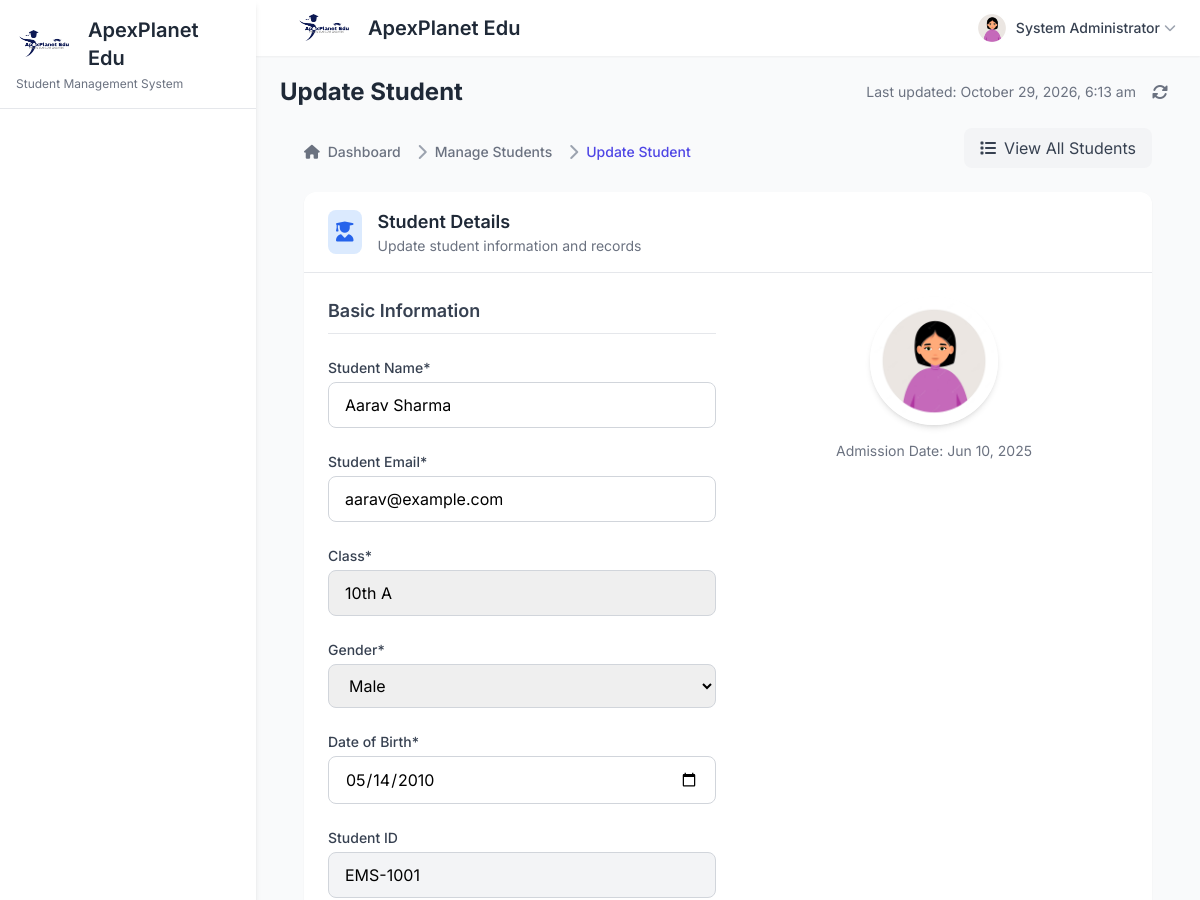
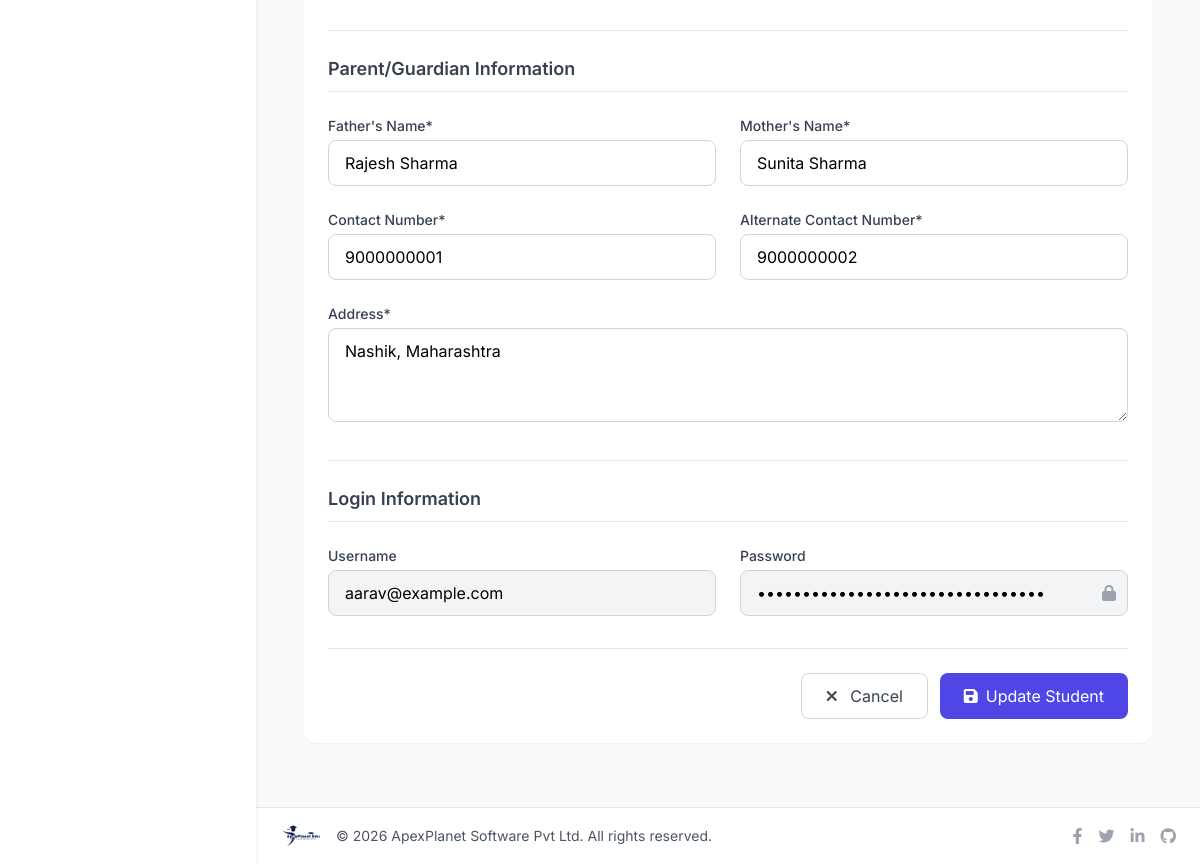
Screenshot of /edit-student-detail.php?editid=1 (signed in) with the database file from the repository (2 pictures, top to bottom).
### tables this page shows
CREATE TABLE `tblstudent` (
  `ID` int(10) NOT NULL AUTO_INCREMENT,
  `StudentName` varchar(200) DEFAULT NULL,
  `StudentEmail` varchar(200) DEFAULT NULL,
  `StudentClass` varchar(100) DEFAULT NULL,
  `Gender` varchar(50) DEFAULT NULL,
  `DOB` date DEFAULT NULL,
  `StuID` varchar(200) DEFAULT NULL,
  `FatherName` mediumtext DEFAULT NULL,
  `MotherName` mediumtext DEFAULT NULL,
  `ContactNumber` bigint(10) DEFAULT NULL,
  `AltenateNumber` bigint(10) DEFAULT NULL,
  `Address` mediumtext DEFAULT NULL,
  `UserName` varchar(200) DEFAULT NULL,
  `Password` varchar(200) DEFAULT NULL,
  `Image` varchar(200) DEFAULT NULL,
  `DateofAdmission` timestamp NULL DEFAULT CURRENT_TIMESTAMP,
  PRIMARY KEY (`ID`),
  UNIQUE KEY `uq_tblstudent_stuid` (`StuID`),
  UNIQUE KEY `uq_tblstudent_username` (`UserName`),
  KEY `idx_tblstudent_class` (`StudentClass`),
  KEY `idx_tblstudent_admission` (`DateofAdmission`)
);

CREATE TABLE `tblclass` (
  `ID` int(10) NOT NULL AUTO_INCREMENT,
  `ClassName` varchar(100) NOT NULL,
  `Section` varchar(100) NOT NULL,
  `CreationDate` timestamp NULL DEFAULT CURRENT_TIMESTAMP,
  PRIMARY KEY (`ID`),
  KEY `idx_tblclass_name_section` (`ClassName`, `Section`)
);

### edit-student-detail.php (the view, shortened to what this page needs)
<?php
include('includes/dbconnection.php');
if (strlen($_SESSION['sturecmsaid']) == 0) {
  header('location:logout.php');
} else {
  $pageTitle = 'Update Student';
  include_once('includes/header.php');
?>
<div class="px-6 py-4">
  <div class="flex flex-col md:flex-row justify-between items-start md:items-center mb-6" data-aos="fade-down">
    <div>
      <nav class="flex mt-2" aria-label="Breadcrumb">
        <ol class="inline-flex items-center space-x-1 md:space-x-2">
          <li class="inline-flex items-center">
            <a href="dashboard.php" class="inline-flex items-center text-sm font-medium text-gray-500 hover:text-primary">
              <i class="fas fa-home mr-2"></i>
              Dashboard
            </a>
          </li>
          <li class="inline-flex items-center">
            <i class="fas fa-chevron-right text-gray-400 mx-2"></i>
            <a href="manage-students.php" class="text-sm font-medium text-gray-500 hover:text-primary">
              Manage Students
            </a>
          </li>
          <li aria-current="page">
            <div class="flex items-center">
              <i class="fas fa-chevron-right text-gray-400 mx-2"></i>
              <span class="text-sm font-medium text-primary">Update Student</span>
            </div>
          </li>
        </ol>
      </nav>
    </div>
    <a href="manage-students.php" class="mt-4 md:mt-0 inline-flex items-center px-4 py-2 bg-gray-100 text-gray-700 rounded-lg hover:bg-gray-200 transition-colors">
      <i class="fas fa-list mr-2"></i> View All Students
    </a>
  </div>
  <div class="bg-white rounded-xl shadow-sm overflow-hidden max-w-6xl mx-auto" data-aos="fade-up">
    <div class="px-6 py-4 border-b">
      <div class="flex items-center">
        <div class="p-2 bg-blue-100 text-blue-600 rounded-lg mr-4">
          <i class="fas fa-user-graduate text-xl"></i>
        </div>
        <div>
          <h3 class="text-lg font-semibold text-gray-800">Student Details</h3>
          <p class="text-sm text-gray-500">Update student information and records</p>
        </div>
      </div>
    </div>
    <?php
    $eid = $_GET['editid'];
    $sql = "SELECT tblstudent.*, tblclass.ClassName, tblclass.Section
            FROM tblstudent JOIN tblclass ON tblclass.ID=tblstudent.StudentClass
            WHERE tblstudent.ID=:eid";
    $query = $dbh->prepare($sql);
    $query->bindParam(':eid', $eid, PDO::PARAM_STR);
    $query->execute();
    $results = $query->fetchAll(PDO::FETCH_OBJ);
    if($query->rowCount() > 0) {
      foreach($results as $row) {
    ?>
    <form class="p-6" method="post" onsubmit="return validateStudentForm()">
      <div class="grid grid-cols-1 md:grid-cols-2 gap-6">
        <div class="space-y-6">
          <h4 class="text-lg font-semibold text-gray-700 border-b pb-2">Basic Information</h4>
          <div>
            <label for="stuname" class="block text-sm font-medium text-gray-700 mb-1">Student Name*</label>
            <input
              type="text"
              id="stuname"
              name="stuname"
              value="<?php echo htmlspecialchars($row->StudentName); ?>"
              class="w-full px-4 py-2.5 rounded-lg border border-gray-300 focus:ring-2 focus:ring-primary focus:border-primary transition-all"
              required
              maxlength="50"
            >
          </div>
          <div>
            <label for="stuemail" class="block text-sm font-medium text-gray-700 mb-1">Student Email*</label>
            <input
              type="email"
              id="stuemail"
              name="stuemail"
              value="<?php echo htmlspecialchars($row->StudentEmail); ?>"
              class="w-full px-4 py-2.5 rounded-lg border border-gray-300 focus:ring-2 focus:ring-primary focus:border-primary transition-all"
              required
              pattern="[a-z0-9._%+-]+@[a-z0-9.-]+\.[a-z]{2,}$"
            >
          </div>
          <div>
            <label for="stuclass" class="block text-sm font-medium text-gray-700 mb-1">Class*</label>
            <select
              id="stuclass"
              name="stuclass"
              class="w-full px-4 py-2.5 rounded-lg border border-gray-300 focus:ring-2 focus:ring-primary focus:border-primary transition-all appearance-none"
              required
            >
              <option value="<?php echo htmlspecialchars($row->StudentClass); ?>" selected>
                <?php echo htmlspecialchars($row->ClassName) . ' ' . htmlspecialchars($row->Section); ?>
              </option>
            </select>
          </div>
          <div>
            <label for="gender" class="block text-sm font-medium text-gray-700 mb-1">Gender*</label>
            <select
              id="gender"
              name="gender"
              class="w-full px-4 py-2.5 rounded-lg border border-gray-300 focus:ring-2 focus:ring-primary focus:border-primary transition-all"
              required
            >
              <option value="<?php echo htmlspecialchars($row->Gender); ?>" selected><?php echo htmlspecialchars($row->Gender); ?></option>
            </select>
          </div>
          <div>
            <label for="dob" class="block text-sm font-medium text-gray-700 mb-1">Date of Birth*</label>
            <input
              type="date"
              id="dob"
              name="dob"
              value="<?php echo htmlspecialchars($row->DOB); ?>"
              class="w-full px-4 py-2.5 rounded-lg border border-gray-300 focus:ring-2 focus:ring-primary focus:border-primary transition-all"
              required
              max="<?php echo date('Y-m-d'); ?>"
            >
          </div>
          <div>
            <label for="stuid" class="block text-sm font-medium text-gray-700 mb-1">Student ID</label>
            <input
              type="text"
              id="stuid"
              name="stuid"
              value="<?php echo htmlspecialchars($row->StuID); ?>"
              class="w-full px-4 py-2.5 rounded-lg border border-gray-300 bg-gray-100 cursor-not-allowed"
              readonly
            >
          </div>
        </div>
        <div class="flex flex-col items-center space-y-4">
          <div class="w-32 h-32 rounded-full overflow-hidden border-4 border-white shadow-md">
            <?php
            $imageName = basename((string) $row->Image);
            $imagePath = 'images/' . $imageName;
            if ($imageName === '' || !is_file(__DIR__ . '/' . $imagePath)) {
              $imagePath = 'assets/images/' . $imageName;
              if ($imageName === '' || !is_file(__DIR__ . '/' . $imagePath)) {
                $imagePath = 'assets/images/faces/face8.jpg';
              }
            }
            ?>
            <img
              src="<?php echo htmlspecialchars($imagePath, ENT_QUOTES, 'UTF-8'); ?>"
              alt="Student Photo"
              class="w-full h-full object-cover"
            >
          </div>
          <div class="text-sm text-gray-500">
            <p>Admission Date: <?php echo date('M j, Y', strtotime($row->DateofAdmission)); ?></p>
          </div>
        </div>
      </div>
      <div class="mt-8 pt-6 border-t">
        <h4 class="text-lg font-semibold text-gray-700 border-b pb-2 mb-6">Parent/Guardian Information</h4>
        <div class="grid grid-cols-1 md:grid-cols-2 gap-6">
          <div>
            <label for="fname" class="block text-sm font-medium text-gray-700 mb-1">Father's Name*</label>
            <input
              type="text"
              id="fname"
              name="fname"
              value="<?php echo htmlspecialchars($row->FatherName); ?>"
              class="w-full px-4 py-2.5 rounded-lg border border-gray-300 focus:ring-2 focus:ring-primary focus:border-primary transition-all"
              required
              maxlength="50"
            >
          </div>
          <div>
            <label for="mname" class="block text-sm font-medium text-gray-700 mb-1">Mother's Name*</label>
            <input
              type="text"
              id="mname"
              name="mname"
              value="<?php echo htmlspecialchars($row->MotherName); ?>"
              class="w-full px-4 py-2.5 rounded-lg border border-gray-300 focus:ring-2 focus:ring-primary focus:border-primary transition-all"
              required
              maxlength="50"
            >
          </div>
          <div>
            <label for="connum" class="block text-sm font-medium text-gray-700 mb-1">Contact Number*</label>
            <input
              type="tel"
              id="connum"
              name="connum"
              value="<?php echo htmlspecialchars($row->ContactNumber); ?>"
              class="w-full px-4 py-2.5 rounded-lg border border-gray-300 focus:ring-2 focus:ring-primary focus:border-primary transition-all"
              required
              pattern="[0-9]{10}"
              maxlength="10"
              minlength="10"
              placeholder="10-digit number"
            >
          </div>
          <div>
            <label for="altconnum" class="block text-sm font-medium text-gray-700 mb-1">Alternate Contact Number*</label>
            <input
              type="tel"
              id="altconnum"
              name="altconnum"
              value="<?php echo htmlspecialchars($row->AltenateNumber); ?>"
              class="w-full px-4 py-2.5 rounded-lg border border-gray-300 focus:ring-2 focus:ring-primary focus:border-primary transition-all"
              required
              pattern="[0-9]{10}"
              maxlength="10"
              minlength="10"
              placeholder="10-digit number"
            >
          </div>
          <div class="md:col-span-2">
            <label for="address" class="block text-sm font-medium text-gray-700 mb-1">Address*</label>
            <textarea
              id="address"
              name="address"
              rows="3"
              class="w-full px-4 py-2.5 rounded-lg border border-gray-300 focus:ring-2 focus:ring-primary focus:border-primary transition-all"
              required
            ><?php echo htmlspecialchars($row->Address); ?></textarea>
          </div>
        </div>
      </div>
      <div class="mt-8 pt-6 border-t">
        <h4 class="text-lg font-semibold text-gray-700 border-b pb-2 mb-6">Login Information</h4>
        <div class="grid grid-cols-1 md:grid-cols-2 gap-6">
          <div>
            <label for="uname" class="block text-sm font-medium text-gray-700 mb-1">Username</label>
            <input
              type="text"
              id="uname"
              value="<?php echo htmlspecialchars($row->UserName); ?>"
              class="w-full px-4 py-2.5 rounded-lg border border-gray-300 bg-gray-100 cursor-not-allowed"
              readonly
            >
          </div>
          <div>
            <label for="password" class="block text-sm font-medium text-gray-700 mb-1">Password</label>
            <div class="relative">
              <input
                type="password"
                id="password"
                value="<?php echo htmlspecialchars($row->Password); ?>"
                class="w-full px-4 py-2.5 rounded-lg border border-gray-300 bg-gray-100 cursor-not-allowed"
                readonly
              >
              <div class="absolute inset-y-0 right-0 flex items-center pr-3">
                <i class="fas fa-lock text-gray-400"></i>
              </div>
            </div>
          </div>
        </div>
      </div>
      <div class="flex justify-end space-x-3 pt-6 mt-8 border-t">
        <a
          href="manage-students.php"
          class="px-6 py-2.5 border border-gray-300 rounded-lg text-gray-700 hover:bg-gray-50 transition-colors"
        >
          <i class="fas fa-times mr-2"></i> Cancel
        </a>
        <button
          type="submit"
          name="submit"
          class="px-6 py-2.5 bg-primary text-white rounded-lg hover:bg-primary-dark transition-colors flex items-center"
        >
          <i class="fas fa-save mr-2"></i> Update Student
        </button>
      </div>
    </form>
    <?php }} ?>
  </div>
</div>
<?php
  include_once('includes/footer.php');
}
?>

### includes/header.php (shortened to what this page needs)
<!DOCTYPE html>
<html lang="en">
  <head>
    <script src="https://cdn.tailwindcss.com"></script>
    <link rel="stylesheet" href="https://cdnjs.cloudflare.com/ajax/libs/font-awesome/6.4.0/css/all.min.css">
    <link href="https://unpkg.com/aos@2.3.1/dist/aos.css" rel="stylesheet">
  </head>
  <body class="bg-gray-50">
    <div id="page" class="hidden">
      <div class="flex h-screen overflow-hidden">
        <aside id="sidebar" class="w-64 bg-white shadow-md fixed h-full z-20 hidden lg:block">
          <div class="p-4 border-b">
            <div class="flex items-center">
              <img src="assets/images/logo-icon.png" alt="ApexPlanet Edu" class="h-8">
              <span class="ml-2 text-xl font-semibold text-gray-800">ApexPlanet Edu</span>
            </div>
            <p class="text-xs text-gray-500 mt-1">Student Management System</p>
          </div>
        </aside>
        <div class="relative flex flex-col flex-1 overflow-y-auto overflow-x-hidden lg:ml-64">
          <nav class="sticky top-0 z-10 bg-white shadow-sm">
            <div class="px-6 py-3 flex items-center justify-between">
              <div class="flex items-center">
                <div class="ml-4 flex items-center">
                  <img src="assets/images/logo-icon.png" alt="ApexPlanet Edu" class="h-8 w-auto">
                  <span class="ml-2 text-xl font-semibold text-gray-800">ApexPlanet Edu</span>
                </div>
              </div>
              <div class="flex items-center space-x-4">
                <div class="relative">
                  <button class="flex items-center focus:outline-none" id="userMenuButton">
                    <?php
                    $aid = $_SESSION['sturecmsaid'];
                    $sql = "SELECT * from tbladmin where ID=:aid";
                    $query = $dbh->prepare($sql);
                    $query->bindParam(':aid', $aid, PDO::PARAM_STR);
                    $query->execute();
                    $results = $query->fetchAll(PDO::FETCH_OBJ);
                    if($query->rowCount() > 0) {
                      foreach($results as $row) {
                    ?>
                    <img class="h-8 w-8 rounded-full object-cover" src="assets/images/faces/face8.jpg" alt="Profile">
                    <span class="ml-2 text-sm font-medium text-gray-700 hidden md:inline"><?php echo htmlentities($row->AdminName); ?></span>
                    <i class="fas fa-chevron-down ml-1 text-gray-400 text-xs"></i>
                    <?php }} ?>
                  </button>
                </div>
              </div>
            </div>
          </nav>
          <main class="flex-1 pb-8">
            <div class="px-6 py-4">
              <div class="flex items-center justify-between">
                <h2 class="text-2xl font-bold text-gray-800"><?php echo $pageTitle; ?></h2>
                <div class="flex items-center space-x-2">
                  <span class="text-sm text-gray-500">Last updated: <?php echo date("F j, Y, g:i a"); ?></span>
                  <button class="p-2 text-gray-500 hover:text-primary focus:outline-none">
                    <i class="fas fa-sync-alt"></i>
                  </button>
                </div>
              </div>

### includes/header.php (style rules this page uses)
body { font-family: 'Inter', sans-serif; background-color: #f3f4f6; overflow-x: hidden; }
.transition-all { transition: all 0.3s ease; }

### rows the page displays
tblstudent: stuname "Aarav Sharma", stuemail "aarav@example.com", stuclass "10th A", gender "Male", dob "05/14/2010", stuid "EMS-1001", DateofAdmission "Jun 10, 2025", fname "Rajesh Sharma", mname "Sunita Sharma", connum "9000000001", altconnum "9000000002", address "Nashik, Maharashtra", UserName "aarav@example.com"

### other values shown
$row->AdminName "System Administrator"
$pageTitle "Update Student"
